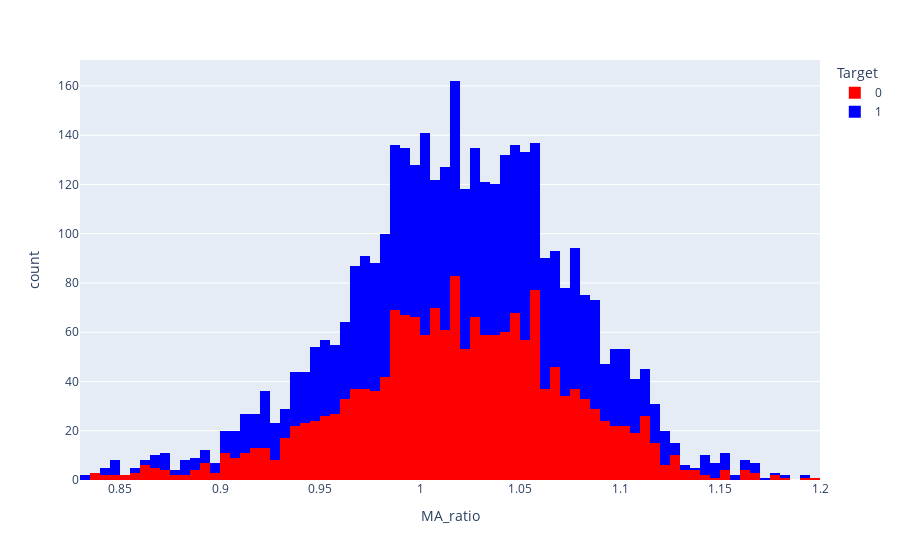

Here is the notebook cell this chart was saved with:
### Code cell
px.histogram(stock_df, x = 'MA_ratio', color = 'Target', color_discrete_sequence = ['red', 'blue'])

### Figure 1 — Plotly figure (JSON) as saved in the notebook; plotly's stock layout.template omitted (floating-point values rounded to 4 significant figures; data arrays with more than 128 entries replaced by an {"elided": "..."} marker saying what was removed)
{"data": [{"bingroup": "x", "hovertemplate": "Target=0<br>MA_ratio=%{x}<br>count=%{y}<extra></extra>", "legendgroup": "0", "marker": {"color": "red", "pattern": {"shape": ""}}, "name": "0", "orientation": "v", "showlegend": true, "type": "histogram", "x": {"elided": "1795 float values"}, "xaxis": "x", "yaxis": "y"}, {"bingroup": "x", "hovertemplate": "Target=1<br>MA_ratio=%{x}<br>count=%{y}<extra></extra>", "legendgroup": "1", "marker": {"color": "blue", "pattern": {"shape": ""}}, "name": "1", "orientation": "v", "showlegend": true, "type": "histogram", "x": {"elided": "2021 float values"}, "xaxis": "x", "yaxis": "y"}], "layout": {"barmode": "relative", "legend": {"title": {"text": "Target"}, "tracegroupgap": 0}, "margin": {"t": 60}, "xaxis": {"anchor": "y", "domain": [0, 1], "title": {"text": "MA_ratio"}}, "yaxis": {"anchor": "x", "domain": [0, 1], "title": {"text": "count"}}}}
